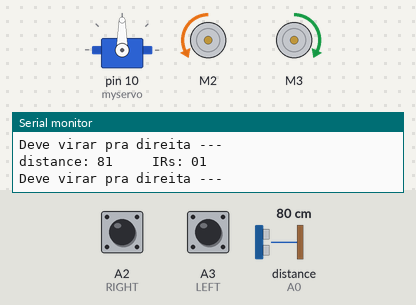
A sketch run on a simulated Arduino Uno, built with avr-gcc and run on an emulated ATmega328P. On the bench: servo, 2 × DC motor (green arrow = forward, orange = backward, longer = faster), the last lines printed to the serial monitor. The test bench sets the inputs (shaded band); at power-on: distance to the obstacle (sensor on A0) 80 cm, A2 (RIGHT) LOW, A3 (LEFT) HIGH. The echo pulse lasts 58.3 µs per cm.

Above: at 6.6 s.
6.7 s: distance to the obstacle (sensor on A0) set to 26 cm
8.2 s: distance to the obstacle (sensor on A0) set to 23 cm
At 9.3 s:
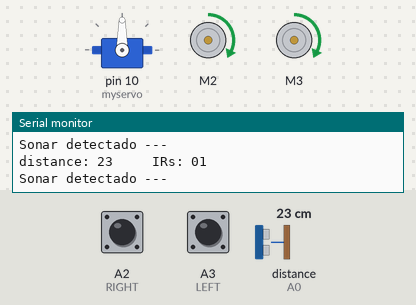
9.8 s: distance to the obstacle (sensor on A0) set to 7 cm
12.8 s: distance to the obstacle (sensor on A0) set to 4 cm
At 14.0 s:
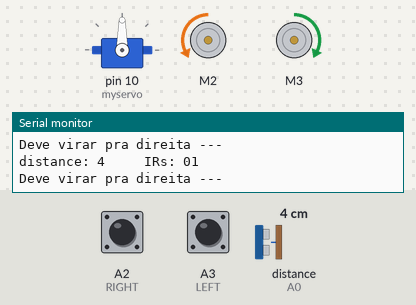
14.3 s: A2 (RIGHT) pulled HIGH for 0.25 s
At 14.52 s:
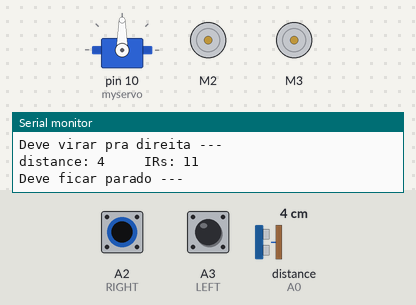
16.0 s: A2 (RIGHT) pulled HIGH for 3.2 s
At 19.5 s:
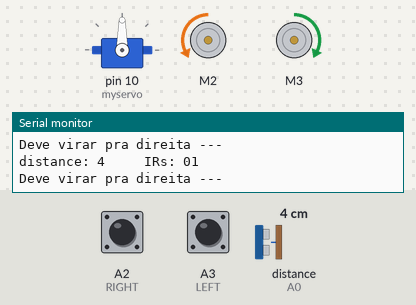
Timing chart, 0 to 21.0 s (numbered marks = the images above; inputs shaded):
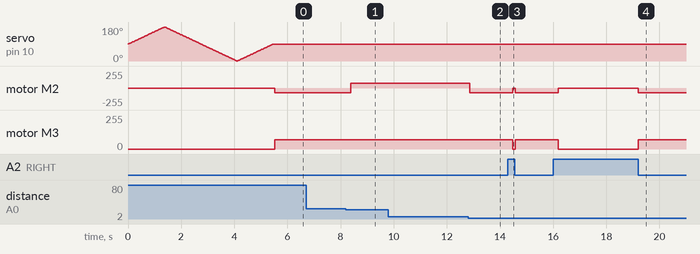

Measured:
- the behaviour switches between 25 and 24 cm on distance to the obstacle (sensor on A0) (found by bisection; images 0 and 1)
- the behaviour switches between 6 and 5 cm on distance to the obstacle (sensor on A0) (found by bisection; images 1 and 2)
- after the input at 8.2 s, motor M2: backward 70/255 → forward 70/255 after 0.19 s
- after the input at 12.8 s, motor M2: forward 70/255 → backward 70/255 after 0.06 s
- after the input at 14.3 s, motor M2: backward 70/255 → stopped after 0.17 s, → backward 70/255 0.10 s later; motor M3: forward 70/255 → stopped after 0.17 s, → forward 70/255 0.10 s later
- after the input at 16.0 s, motor M2: backward 70/255 → stopped after 0.19 s, → backward 70/255 3.0 s later; motor M3: forward 70/255 → stopped after 0.19 s, → forward 70/255 3.0 s later

The sketch:

Code_Arduino.ino
```cpp
//Arduino Human Following Robot
// Created By DIY Builder
// You have to install the AFMotor and NewPing library Before Uploading the sketch
// You can find all the required libraris from arduino library manager.
// Contact me on instagram for any query(Insta Id : diy.builder)
// Modified 7 Mar 2022
// Version 1.1


//include the library code:
#include<NewPing.h>
#include<Servo.h>
#include<AFMotor.h>

#define RIGHT A2              // Right IR sensor connected to analog pin A2 of Arduino Uno:
#define LEFT A3               // Left IR sensor connected to analog pin A3 of Arduino Uno:
#define TRIGGER_PIN A1        // Trigger pin connected to analog pin A1 of Arduino Uno:
#define ECHO_PIN A0           // Echo pin connected to analog pin A0 of Arduino Uno:
#define MAX_DISTANCE 200      // Maximum ping distance:

unsigned int distance = 0;    //Variable to store ultrasonic sensor distance:
unsigned int Right_Value = 0; //Variable to store Right IR sensor value:
unsigned int Left_Value = 0;  //Variable to store Left IR sensor value:


NewPing sonar(TRIGGER_PIN, ECHO_PIN, MAX_DISTANCE);  //NewPing setup of pins and maximum distance:

//create motor objects

AF_DCMotor Motor2(2,MOTOR12_1KHZ);
AF_DCMotor Motor3(3,MOTOR34_1KHZ);


 Servo myservo; //create servo object to control the servo:
 int pos=0;     //variable to store the servo position:

void setup() { // the setup function runs only once when power on the board or reset the board:

   Serial.begin(9600); //initailize serial communication at 9600 bits per second:
   myservo.attach(10); // servo attached to pin 10 of Arduino UNO
{
for(pos = 90; pos <= 180; pos += 1){    // goes from 90 degrees to 180 degrees:
  myservo.write(pos);                   //tell servo to move according to the value of 'pos' variable:
  delay(15);                            //wait 15ms for the servo to reach the position:
  }
for(pos = 180; pos >= 0; pos-= 1) {     // goes from 180 degrees to 0 degrees:
  myservo.write(pos);                   //tell servo to move according to the value of 'pos' variable:
  delay(15);                            //wait 15ms for the servo to reach the position:
  }
for(pos = 0; pos<=90; pos += 1) {       //goes from 180 degrees to 0 degrees:
  myservo.write(pos);                   //tell servo to move according to the value of 'pos' variable:
  delay(15);                            //wait 15ms for the servo to reach the position:
  }
}
   pinMode(RIGHT, INPUT); //set analog pin RIGHT as an input:
   pinMode(LEFT, INPUT);  //set analog pin RIGHT as an input:
}

// the lope function runs forever
void loop() {
Serial.println("\n\n");
delay(50);                                        //wait 50ms between pings:
distance = sonar.ping_cm();                       //send ping, get distance in cm and store it in 'distance' variable:
Serial.print("distance: ");
Serial.print(distance);                         // print the distance in serial monitor:


    Right_Value = digitalRead(RIGHT);             // read the value from Right IR sensor:
    Left_Value = digitalRead(LEFT);               // read the value from Left IR sensor:

Serial.print("     IRs: ");
Serial.print(Right_Value);                      // print the right IR sensor value in serial monitor:
Serial.print(Left_Value);                       //print the left IR sensor value in serial monitor:
Serial.println("\n");
if((distance>5)&&(distance<25)){            //check wheather the ultrasonic sensor's value stays between 1 to 15.
                                                     //If the condition is 'true' then the statement below will execute:
  //Move Forward:
  Serial.println("Sonar detectado ---");
  Motor2.setSpeed(70);  //define motor2 speed:
  Motor2.run(FORWARD);   //rotate motor2 clockwise:
  Motor3.setSpeed(70);  //define motor3 speed:
  Motor3.run(FORWARD);   //rotate motor3 clockwise:

}else
if((Right_Value==1) && (Left_Value==0)) {   //If the condition is 'true' then the statement below will execute:

  //Turn Left
  Serial.println("Deve virar pra esquerda ---");
  Motor2.setSpeed(70);  //define motor2 speed:
  Motor2.run(FORWARD);   //rotate motor2 clockwise:
  Motor3.setSpeed(70);  //define motor3 speed:
  Motor3.run(BACKWARD);  //rotate motor3 anticlockwise:
  delay(150);

}else if((Right_Value==0)&&(Left_Value==1)) {     //If the condition is 'true' then the statement below will execute:
  Serial.println("Deve virar pra direita ---");
  //Turn Right
  Motor2.setSpeed(70);  //define motor2 speed:
  Motor2.run(BACKWARD);  //rotate motor2 anticlockwise:
  Motor3.setSpeed(70);  //define motor3 speed:
  Motor3.run(FORWARD);   //rotate motor3 clockwise:
  delay(150);

}else if((Right_Value==1)&&(Left_Value==1)) {                          //If the condition is 'true' then the statement below will execute:
  Serial.println("Deve ficar parado ---");
  //Stop
  Motor2.setSpeed(0);    //define motor2 speed:
  Motor2.run(RELEASE);   //stop motor2:
  Motor3.setSpeed(0);    //define motor3 speed:
  Motor3.run(RELEASE);   //stop motor3:
}

}
```
